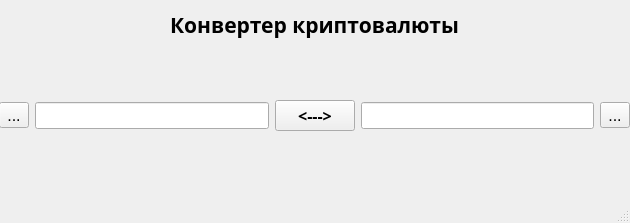
<?xml version="1.0" encoding="UTF-8"?>
<ui version="4.0">
 <class>MainWindow</class>
 <widget class="QMainWindow" name="MainWindow">
  <property name="geometry">
   <rect>
    <x>0</x>
    <y>0</y>
    <width>630</width>
    <height>223</height>
   </rect>
  </property>
  <property name="windowTitle">
   <string>MainWindow</string>
  </property>
  <widget class="QWidget" name="centralwidget">
   <widget class="QWidget" name="gridLayoutWidget">
    <property name="geometry">
     <rect>
      <x>-1</x>
      <y>10</y>
      <width>631</width>
      <height>121</height>
     </rect>
    </property>
    <layout class="QGridLayout" name="gridLayout">
     <item row="0" column="0">
      <widget class="QLabel" name="name_of_program">
       <property name="sizePolicy">
        <sizepolicy hsizetype="Preferred" vsizetype="Preferred">
         <horstretch>0</horstretch>
         <verstretch>0</verstretch>
        </sizepolicy>
       </property>
       <property name="font">
        <font>
         <family>Monotype Corsiva</family>
         <pointsize>16</pointsize>
         <weight>75</weight>
         <bold>true</bold>
         <strikeout>false</strikeout>
         <stylestrategy>PreferDefault</stylestrategy>
        </font>
       </property>
       <property name="cursor">
        <cursorShape>ArrowCursor</cursorShape>
       </property>
       <property name="layoutDirection">
        <enum>Qt::LeftToRight</enum>
       </property>
       <property name="autoFillBackground">
        <bool>false</bool>
       </property>
       <property name="frameShape">
        <enum>QFrame::NoFrame</enum>
       </property>
       <property name="text">
        <string>Конвертер криптовалюты</string>
       </property>
       <property name="scaledContents">
        <bool>false</bool>
       </property>
       <property name="alignment">
        <set>Qt::AlignCenter</set>
       </property>
      </widget>
     </item>
     <item row="2" column="0">
      <layout class="QHBoxLayout" name="horizontalLayout">
       <item>
        <widget class="QToolButton" name="tool_button_left">
         <property name="font">
          <font>
           <pointsize>12</pointsize>
          </font>
         </property>
         <property name="text">
          <string>...</string>
         </property>
        </widget>
       </item>
       <item>
        <widget class="QLineEdit" name="line_edit_left">
         <property name="font">
          <font>
           <pointsize>12</pointsize>
          </font>
         </property>
        </widget>
       </item>
       <item>
        <widget class="QPushButton" name="switch_button">
         <property name="font">
          <font>
           <family>Monotype Corsiva</family>
           <pointsize>12</pointsize>
           <weight>75</weight>
           <italic>false</italic>
           <bold>true</bold>
           <underline>false</underline>
           <strikeout>false</strikeout>
          </font>
         </property>
         <property name="text">
          <string>&lt;---&gt;</string>
         </property>
        </widget>
       </item>
       <item>
        <widget class="QLineEdit" name="line_edit_right">
         <property name="font">
          <font>
           <pointsize>12</pointsize>
          </font>
         </property>
        </widget>
       </item>
       <item>
        <widget class="QToolButton" name="tool_button_right">
         <property name="font">
          <font>
           <pointsize>12</pointsize>
          </font>
         </property>
         <property name="text">
          <string>...</string>
         </property>
        </widget>
       </item>
      </layout>
     </item>
     <item row="1" column="0">
      <spacer name="verticalSpacer">
       <property name="orientation">
        <enum>Qt::Vertical</enum>
       </property>
       <property name="sizeHint" stdset="0">
        <size>
         <width>20</width>
         <height>40</height>
        </size>
       </property>
      </spacer>
     </item>
    </layout>
   </widget>
  </widget>
  <widget class="QMenuBar" name="menubar">
   <property name="geometry">
    <rect>
     <x>0</x>
     <y>0</y>
     <width>630</width>
     <height>26</height>
    </rect>
   </property>
  </widget>
  <widget class="QStatusBar" name="statusbar"/>
 </widget>
 <resources/>
 <connections/>
</ui>
